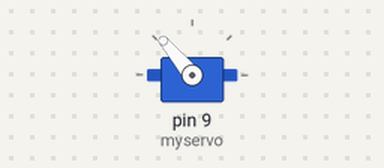
The sketch below on a simulated Arduino Uno, built with avr-gcc and run on an emulated ATmega328P. On the bench: servo.

Above: at 0.05 s.
At 10.5 s:
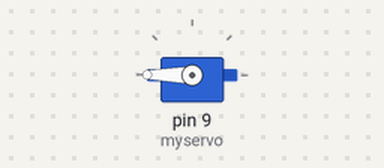
Timing chart, 0 to 13.7 s (numbered marks = the images above):
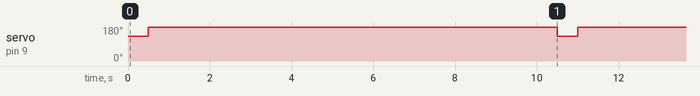

The sketch:

ServoTurnPlug.ino
```cpp
#include <Servo.h>

Servo myservo;

//int pos = 0;    // variable to store the servo position

void setup() {
  myservo.attach(9);  // attaches the servo on pin 9 to the Servo object
  myservo.write(180);
}

void loop() {
  myservo.write(130);
  delay(500);
  myservo.write(180);
  delay(10000);//would stop there, would write another function to turn off
}
```

Measured:
- by itself, servo on pin 9 (myservo): alternates 180° for 10.0 s and 130° for 0.50 s
